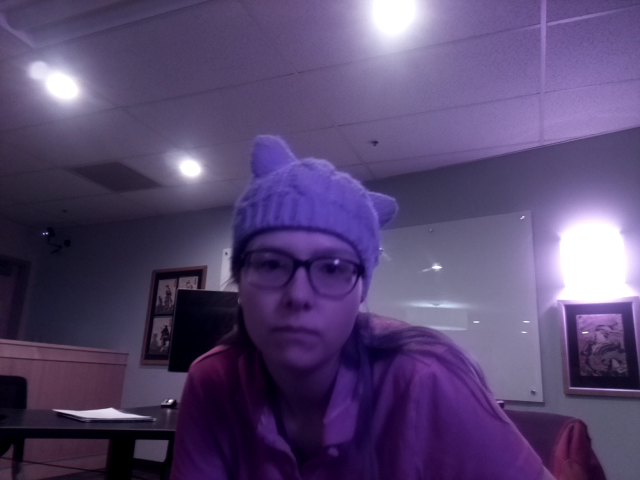
#> input picture frame2.png, 640 x 480 px
$ python faceRecog.py
#> lines starting #> are read from the running program, lines starting #| are printed output that depends on the picture; after the words box and inside, x2 and y2 are one past the last pixel; in counts of white or black regions, pixels touching at a corner belong together
import cv2 as cv

# face_cascade = cv.CascadeClassifier('haarcascade_frontalface_default.xml')
eye_cascade = cv.CascadeClassifier('haarcascade_eye.xml')
face_cascade = cv.CascadeClassifier('lbpcascade_frontalface_improved.xml')

cv.namedWindow("Image", cv.WINDOW_NORMAL)

img = cv.imread("frame2.png", cv.IMREAD_COLOR)
#> img is the input picture: shape (480, 640, 3); mean B, G, R 111.6, 70.3, 86.9

gray = cv.cvtColor(img, cv.COLOR_BGR2GRAY)
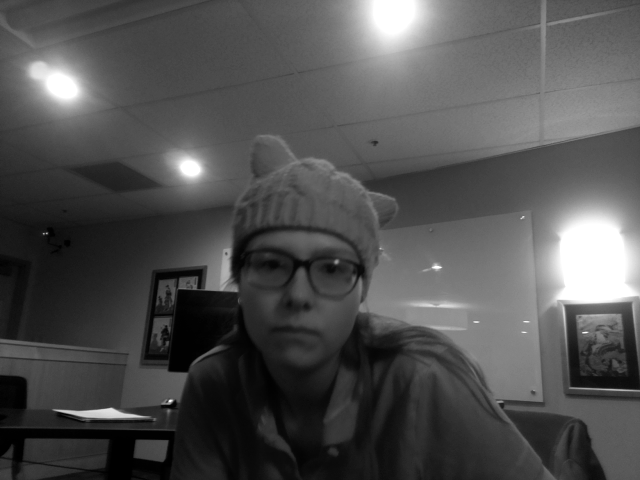
#> gray: shape (480, 640); min 0, max 255, mean 80
faces = face_cascade.detectMultiScale(gray, 1.3, 5)
#> faces = [[247, 244, 109, 109]]
print(faces)
#| [[247 244 109 109]]
i = 0
for (x,y,w,h) in faces:
	i += 1
	print("FACE ", i, ": ")
	cv.rectangle(img,(x,y),(x+w,y+h),(255,0,0),2)
	roi_gray = gray[y:y+h, x:x+w]
	roi_color = img[y:y+h, x:x+w]
	eyes = eye_cascade.detectMultiScale(roi_gray)
	print("EYE COUNT: ", len(eyes))
	for (ex,ey,ew,eh) in eyes:
	    cv.rectangle(roi_color,(ex,ey),(ex+ew,ey+eh),(0,255,0),2)
#> this loop made 1 pass
#> (x, y, w, h, i, eyes) on pass 1: (247, 244, 109, 109, 1, [[39, 6, 37, 37], [9, 6, 30, 30], [65, 7, 35, 35]])
#| FACE  1 :
#| EYE COUNT:  3
#> pass 1, `roi_gray = gray[y:y+h, x:x+w]`:
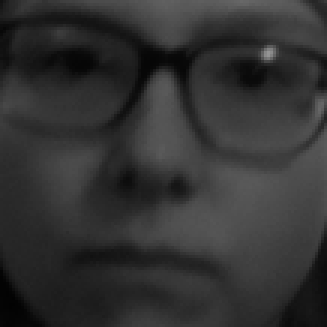
#> roi_gray: shape (109, 109) (shown 3 times larger); min 2, max 149, mean 50
#> pass 1, `roi_color = img[y:y+h, x:x+w]`:
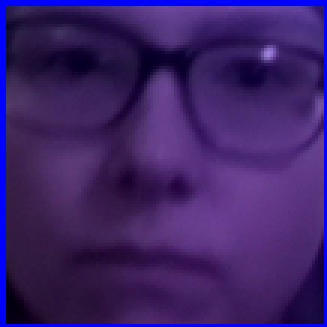
#> roi_color: shape (109, 109, 3) (shown 3 times larger); mean B, G, R 103.5, 32.8, 59.8
#> after the loop:
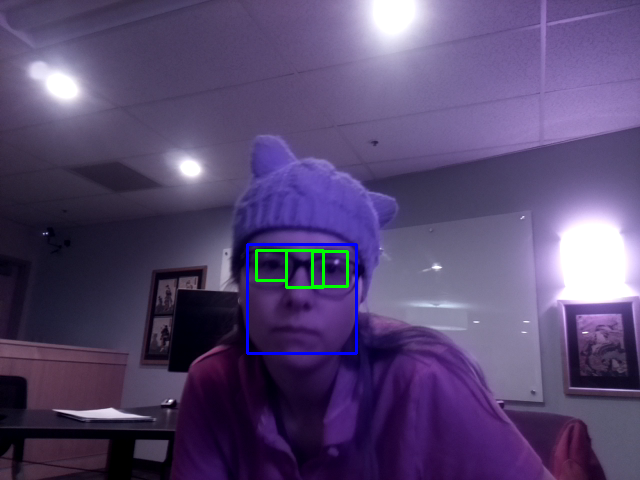
#> img: shape (480, 640, 3); 0.77% of pixels changed, all inside (x1, y1, x2, y2) = (246, 243, 358, 355)
#> after the loop:
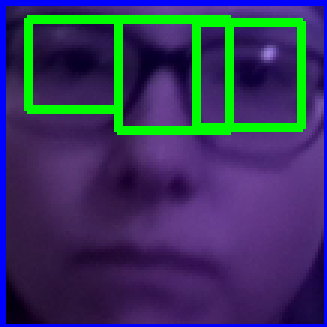
#> roi_color: shape (109, 109, 3) (shown 3 times larger); 8.89% of pixels changed, all inside (x1, y1, x2, y2) = (8, 5, 102, 45)
#> after the loop, i = 1

cv.imshow('Image',img)
cv.waitKey(0)
cv.destroyAllWindows()
